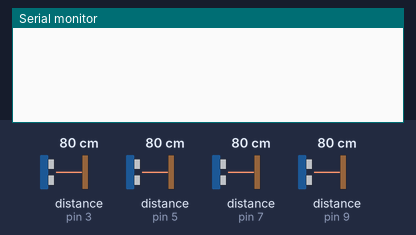
This sketch was run on a simulated Arduino Uno, built with avr-gcc and run on an emulated ATmega328P. Shown: the last lines printed to the serial monitor. Wiring (inferred from the names in the program): 4 × ultrasonic range finder: trigger pin 2, echo pin 3 / trigger pin 4, echo pin 5 / trigger pin 6, echo pin 7 / trigger pin 8, echo pin 9. The test bench sets the inputs (shaded band); at power-on: distance to the obstacle (sensors on pin 3, pin 5, pin 7, pin 9) 80 cm. The echo pulse lasts 58.3 µs per cm.

Above: at 1.2 s.
1.3 s: distance to the obstacle (sensor on pin 3) set to 2 cm
At 1.49 s:
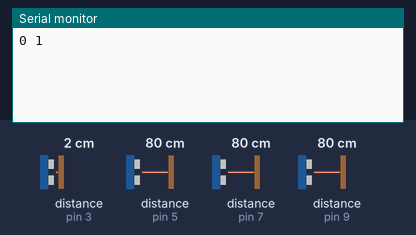
3.2 s: distance to the obstacle (sensor on pin 5) set to 2 cm
At 3.22 s:
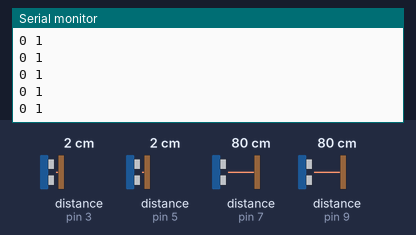
4.7 s: distance to the obstacle (sensor on pin 7) set to 2 cm
At 4.73 s:
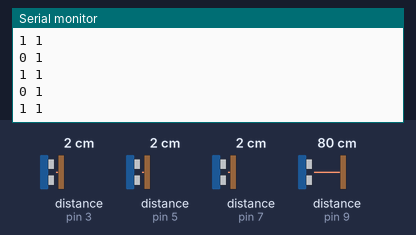
6.2 s: distance to the obstacle (sensor on pin 3) set to 35 cm
At 6.24 s:
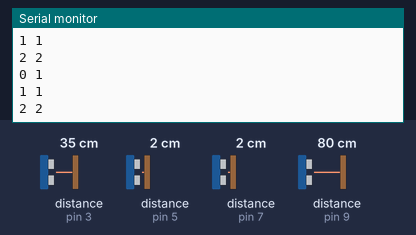
9.2 s: distance to the obstacle (sensor on pin 9) set to 2 cm
At 9.41 s:
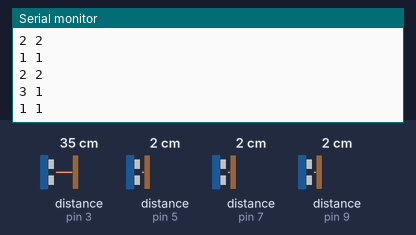
10.7 s: distance to the obstacle (sensor on pin 5) set to 4 cm
At 10.84 s:
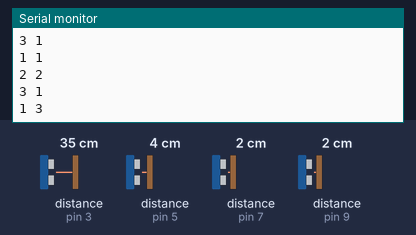
Timing chart, 0 to 13.2 s (numbered marks = the images above; inputs shaded):
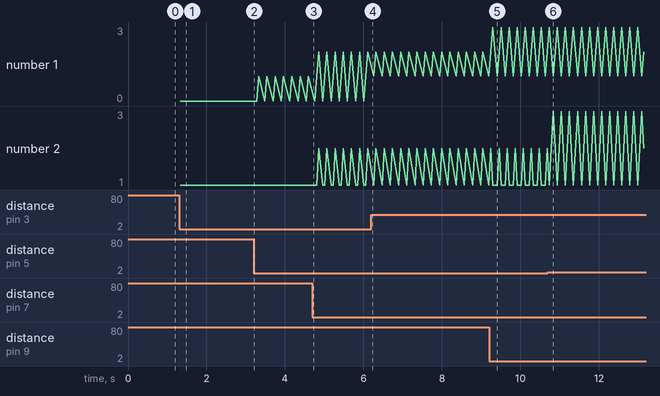

The sketch:

sonar.ino
```cpp
int trigPin1 = 2;
int echoPin1 = 3;

int trigPin2 = 4;
int echoPin2 = 5;

int trigPin3 = 6;
int echoPin3 = 7;

int trigPin4 = 8;
int echoPin4 = 9;


void setup() {
  Serial.begin (9600);
  pinMode(trigPin1, OUTPUT);
  pinMode(echoPin1, INPUT);

  pinMode(trigPin2, OUTPUT);
  pinMode(echoPin2, INPUT);

  pinMode(trigPin3, OUTPUT);
  pinMode(echoPin3, INPUT);

  pinMode(trigPin4, OUTPUT);
  pinMode(echoPin4, INPUT);


}

void loop() {
  long duration1, distance1;
  digitalWrite(trigPin1, LOW);  // Added this line
  delayMicroseconds(2); // Added this line
  digitalWrite(trigPin1, HIGH);
  delayMicroseconds(10); // Added this line
  digitalWrite(trigPin1, LOW);
  duration1 = pulseIn(echoPin1, HIGH);
  distance1 = (duration1 / 2) / 29.1;

  if (distance1 >= 500 || distance1 <= 0) {
    //    Serial.println("Out of range");
  }
  else if (distance1 >= 0 && distance1 <= 25) {
    String s = "0 ";
    s.concat(distance1);
    s.concat(" ");
    Serial.println(s);
  }
  delay(50);
  long duration2, distance2;
  digitalWrite(trigPin2, LOW);  // Added this line
  delayMicroseconds(2); // Added this line
  digitalWrite(trigPin2, HIGH);
  delayMicroseconds(10); // Added this line
  digitalWrite(trigPin2, LOW);
  duration2 = pulseIn(echoPin2, HIGH);
  distance2 = (duration2 / 2) / 29.1;

  if (distance2 >= 500 || distance2 <= 0) {
    //    Serial.println("Out of range");
  }
  else if (distance2 >= 0 && distance2 <= 25) {
    String s = "1 ";
    s.concat(distance2);
    s.concat(" ");
    Serial.println(s);
  }
  delay(50);


  long duration3, distance3;
  digitalWrite(trigPin3, LOW);  // Added this line
  delayMicroseconds(2); // Added this line
  digitalWrite(trigPin3, HIGH);
  delayMicroseconds(10); // Added this line
  digitalWrite(trigPin3, LOW);
  duration3 = pulseIn(echoPin3, HIGH);
  distance3 = (duration3 / 2) / 29.1;

  if (distance3 >= 500 || distance3 <= 0) {
    //      Serial.println("Out of range");
  }
  else if (distance3 >= 0 && distance3 <= 25) {
    String s = "2 ";
    s.concat(distance3);
    s.concat(" ");
    Serial.println(s);

  }
  delay(50);
  //
  long duration4, distance4;
  digitalWrite(trigPin4, LOW);  // Added this line
  delayMicroseconds(2); // Added this line
  digitalWrite(trigPin4, HIGH);
  delayMicroseconds(10); // Added this line
  digitalWrite(trigPin4, LOW);
  duration4 = pulseIn(echoPin4, HIGH);
  distance4 = (duration4 / 2) / 29.1;

  if (distance4 >= 500 || distance4 <= 0) {
    //      Serial.println("Out of range");
  }
  else if (distance4 >= 0 && distance4 <= 25) {
    String s = "3 ";
    s.concat(distance4);
    s.concat(" ");
    Serial.println(s);

  }
  delay(50);


}
```

Measured:
- after the input at 1.3 s, the serial monitor: prints a new line at once (image 1)
- after the input at 9.2 s, the serial monitor: prints a new line after 0.10 s (image 5)
- after the input at 10.7 s, the serial monitor: prints a new line after 0.14 s (image 6)
- plotted number 1: 1 → 2 after the input at 4.7 s
- plotted number 2: 1 → 2 after the input at 4.7 s
